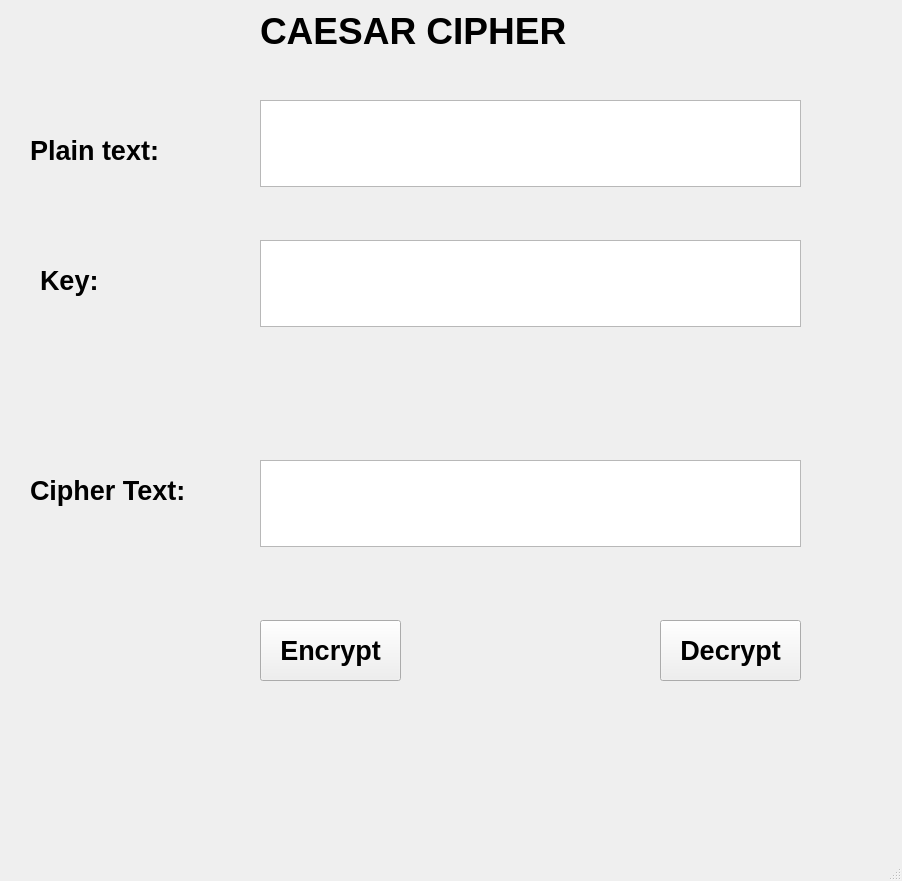
<?xml version="1.0" encoding="UTF-8"?>
<ui version="4.0">
 <class>MainWindow</class>
 <widget class="QMainWindow" name="MainWindow">
  <property name="geometry">
   <rect>
    <x>0</x>
    <y>0</y>
    <width>902</width>
    <height>881</height>
   </rect>
  </property>
  <property name="windowTitle">
   <string>MainWindow</string>
  </property>
  <widget class="QWidget" name="centralwidget">
   <widget class="QLabel" name="label">
    <property name="geometry">
     <rect>
      <x>260</x>
      <y>0</y>
      <width>391</width>
      <height>61</height>
     </rect>
    </property>
    <property name="font">
     <font>
      <pointsize>28</pointsize>
      <weight>75</weight>
      <bold>true</bold>
     </font>
    </property>
    <property name="text">
     <string>CAESAR CIPHER</string>
    </property>
   </widget>
   <widget class="QLabel" name="label_2">
    <property name="geometry">
     <rect>
      <x>30</x>
      <y>130</y>
      <width>181</width>
      <height>41</height>
     </rect>
    </property>
    <property name="font">
     <font>
      <pointsize>20</pointsize>
      <weight>75</weight>
      <bold>true</bold>
     </font>
    </property>
    <property name="text">
     <string>Plain text:</string>
    </property>
   </widget>
   <widget class="QLabel" name="label_3">
    <property name="geometry">
     <rect>
      <x>40</x>
      <y>260</y>
      <width>171</width>
      <height>41</height>
     </rect>
    </property>
    <property name="font">
     <font>
      <pointsize>20</pointsize>
      <weight>75</weight>
      <bold>true</bold>
     </font>
    </property>
    <property name="text">
     <string>Key:</string>
    </property>
   </widget>
   <widget class="QLabel" name="label_4">
    <property name="geometry">
     <rect>
      <x>30</x>
      <y>470</y>
      <width>211</width>
      <height>41</height>
     </rect>
    </property>
    <property name="font">
     <font>
      <pointsize>20</pointsize>
      <weight>75</weight>
      <bold>true</bold>
     </font>
    </property>
    <property name="text">
     <string>Cipher Text:</string>
    </property>
   </widget>
   <widget class="QPushButton" name="btn_encrypt">
    <property name="geometry">
     <rect>
      <x>260</x>
      <y>620</y>
      <width>141</width>
      <height>61</height>
     </rect>
    </property>
    <property name="font">
     <font>
      <pointsize>20</pointsize>
      <weight>75</weight>
      <bold>true</bold>
     </font>
    </property>
    <property name="text">
     <string>Encrypt</string>
    </property>
   </widget>
   <widget class="QPushButton" name="btn_decrypt">
    <property name="geometry">
     <rect>
      <x>660</x>
      <y>620</y>
      <width>141</width>
      <height>61</height>
     </rect>
    </property>
    <property name="font">
     <font>
      <pointsize>20</pointsize>
      <weight>75</weight>
      <bold>true</bold>
     </font>
    </property>
    <property name="text">
     <string>Decrypt</string>
    </property>
   </widget>
   <widget class="QTextEdit" name="txt_cipher">
    <property name="geometry">
     <rect>
      <x>260</x>
      <y>460</y>
      <width>541</width>
      <height>87</height>
     </rect>
    </property>
   </widget>
   <widget class="QTextEdit" name="txt_key">
    <property name="geometry">
     <rect>
      <x>260</x>
      <y>240</y>
      <width>541</width>
      <height>87</height>
     </rect>
    </property>
   </widget>
   <widget class="QTextEdit" name="txt_plaintext">
    <property name="geometry">
     <rect>
      <x>260</x>
      <y>100</y>
      <width>541</width>
      <height>87</height>
     </rect>
    </property>
   </widget>
  </widget>
  <widget class="QMenuBar" name="menubar">
   <property name="geometry">
    <rect>
     <x>0</x>
     <y>0</y>
     <width>902</width>
     <height>26</height>
    </rect>
   </property>
  </widget>
  <widget class="QStatusBar" name="statusbar"/>
 </widget>
 <resources/>
 <connections/>
</ui>
